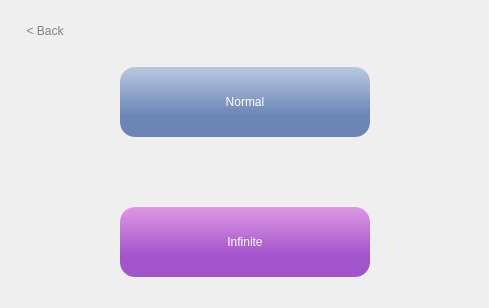
      <widget class="QWidget" name="GameMode">
       <layout class="QVBoxLayout" name="verticalLayout_3">
        <item>
         <layout class="QHBoxLayout" name="horizontalLayout_4">
          <property name="leftMargin">
           <number>15</number>
          </property>
          <property name="topMargin">
           <number>10</number>
          </property>
          <item>
           <widget class="QPushButton" name="back_2">
            <property name="styleSheet">
             <string notr="true">QPushButton
{
	color: grey;
	font: 300 15pt &quot;Montserrat&quot;;
	Background: rgba(0, 0, 0, 0);
	border: none;
}

QPushButton:hover
{
	font: 300 15pt &quot;Montserrat&quot;;
	color: rgb(90, 90, 90);
	Background: rgba(0, 0, 0, 0);
	border: none;
}

QPushButton:pressed
{
	font: 300 15pt &quot;Montserrat&quot;;
	color: rgb(36, 36, 36);
	Background: rgba(0, 0, 0, 0);
	border: none;
}</string>
            </property>
            <property name="text">
             <string>&lt; Back</string>
            </property>
           </widget>
          </item>
          <item>
           <spacer name="horizontalSpacer_22">
            <property name="orientation">
             <enum>Qt::Orientation::Horizontal</enum>
            </property>
            <property name="sizeHint" stdset="0">
             <size>
              <width>414</width>
              <height>20</height>
             </size>
            </property>
           </spacer>
          </item>
         </layout>
        </item>
        <item>
         <layout class="QGridLayout" name="gridLayout_6">
          <item row="0" column="1">
           <spacer name="verticalSpacer_18">
            <property name="orientation">
             <enum>Qt::Orientation::Vertical</enum>
            </property>
            <property name="sizeType">
             <enum>QSizePolicy::Policy::MinimumExpanding</enum>
            </property>
            <property name="sizeHint" stdset="0">
             <size>
              <width>20</width>
              <height>20</height>
             </size>
            </property>
           </spacer>
          </item>
          <item row="1" column="0">
           <spacer name="horizontalSpacer_21">
            <property name="orientation">
             <enum>Qt::Orientation::Horizontal</enum>
            </property>
            <property name="sizeType">
             <enum>QSizePolicy::Policy::MinimumExpanding</enum>
            </property>
            <property name="sizeHint" stdset="0">
             <size>
              <width>20</width>
              <height>20</height>
             </size>
            </property>
           </spacer>
          </item>
          <item row="1" column="1">
           <layout class="QGridLayout" name="gridLayout_18">
            <property name="verticalSpacing">
             <number>70</number>
            </property>
            <item row="1" column="0">
             <widget class="QPushButton" name="infinite">
              <property name="minimumSize">
               <size>
                <width>250</width>
                <height>70</height>
               </size>
              </property>
              <property name="styleSheet">
               <string notr="true">QPushButton
{
	border-radius:15px;
	background-color: qlineargradient(spread:pad, x1:0.5, y1:0, x2:0.5, y2:0.7, stop:0 rgba(222, 152, 227, 255), stop:1 rgba(162, 84, 204, 255));
	color: white;
	font: 700 30pt &quot;Montserrat&quot;;
}

QPushButton:hover
{
	border-radius:15px;
	background-color: rgba(222, 152, 227, 255);
	color: white;
	font: 700 30pt &quot;Montserrat&quot;;
}

QPushButton:pressed
{
	border-radius:15px;
	background-color: rgba(162, 84, 204, 255);
	color: white;
	font: 700 30pt &quot;Montserrat&quot;;
}</string>
              </property>
              <property name="text">
               <string>Infinite</string>
              </property>
             </widget>
            </item>
            <item row="0" column="0">
             <widget class="QPushButton" name="normal">
              <property name="minimumSize">
               <size>
                <width>250</width>
                <height>70</height>
               </size>
              </property>
              <property name="styleSheet">
               <string notr="true">QPushButton
{
	border-radius:15px;
	color: white;
	font: 700 30pt &quot;Montserrat&quot;;
	background-color:qlineargradient(spread:pad, x1:0.5, y1:0, x2:0.5, y2:0.7, stop:0 rgba(186, 200, 224, 255), stop:1 rgba(106, 133, 182, 255));
	border-color:black;
}

QPushButton:hover
{
	border-radius:15px;
	color: white;
	font: 700 30pt &quot;Montserrat&quot;;
	background-color: rgba(186, 200, 224, 255);
	border-color:black;
}

QPushButton:pressed
{
	border-radius:15px;
	color: white;
	font: 700 30pt &quot;Montserrat&quot;;
	background-color: rgba(106, 133, 182, 255);
	border-color:black;
}</string>
              </property>
              <property name="text">
               <string>Normal</string>
              </property>
             </widget>
            </item>
           </layout>
          </item>
          <item row="1" column="2">
           <spacer name="horizontalSpacer_23">
            <property name="orientation">
             <enum>Qt::Orientation::Horizontal</enum>
            </property>
            <property name="sizeType">
             <enum>QSizePolicy::Policy::MinimumExpanding</enum>
            </property>
            <property name="sizeHint" stdset="0">
             <size>
              <width>20</width>
              <height>20</height>
             </size>
            </property>
           </spacer>
          </item>
          <item row="2" column="1">
           <spacer name="verticalSpacer_19">
            <property name="orientation">
             <enum>Qt::Orientation::Vertical</enum>
            </property>
            <property name="sizeType">
             <enum>QSizePolicy::Policy::MinimumExpanding</enum>
            </property>
            <property name="sizeHint" stdset="0">
             <size>
              <width>20</width>
              <height>20</height>
             </size>
            </property>
           </spacer>
          </item>
         </layout>
        </item>
       </layout>
      </widget>
